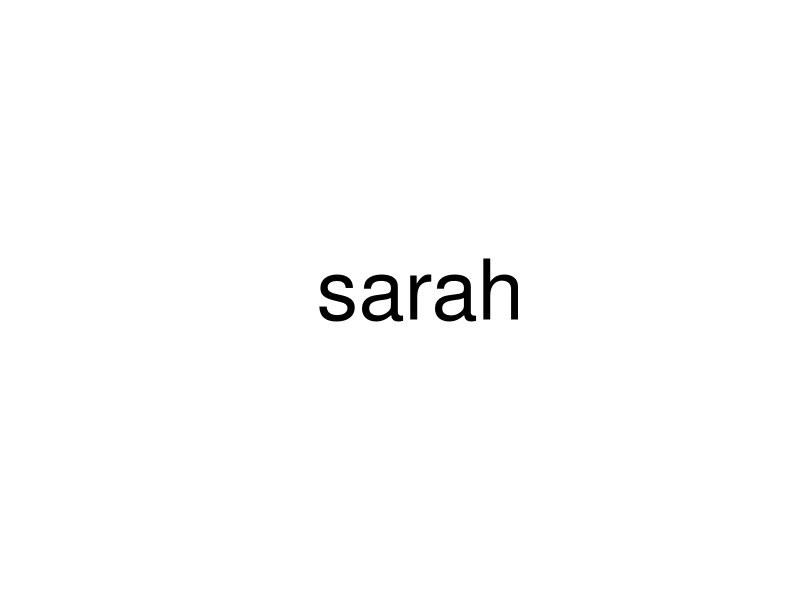

Here is the R script that generated this plot:
## ---- chunk 1
plot(1,1,col=NA,axes=F,ylab=NA,xlab=NA)
text(1,1,"sarah",cex=5)
